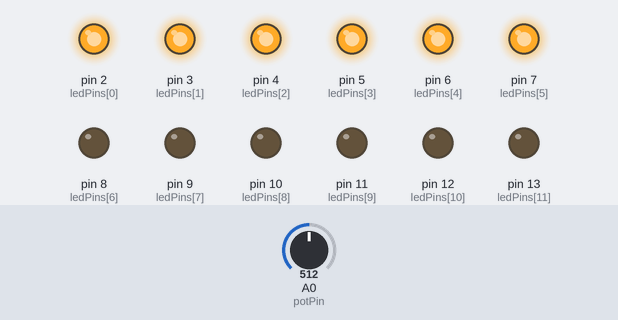
Recording of a sketch running on a simulated Arduino Uno, built with avr-gcc and run on an emulated ATmega328P. Shown: output pins drawn as LEDs (lit = HIGH). The inputs (shaded band) are chosen by the test bench; at power-on: A0 (potPin) = 512. What the sketch prints to the serial monitor is not drawn.

Above: at 1.2 s.
1.3 s: A0 (potPin) set to 578
2.8 s: A0 (potPin) set to 604
At 4.0 s:
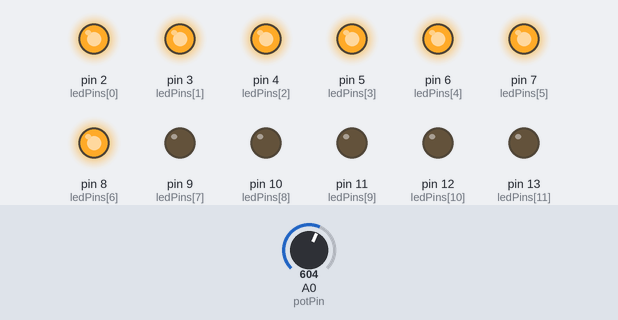
4.3 s: A0 (potPin) set to 511
At 5.5 s:
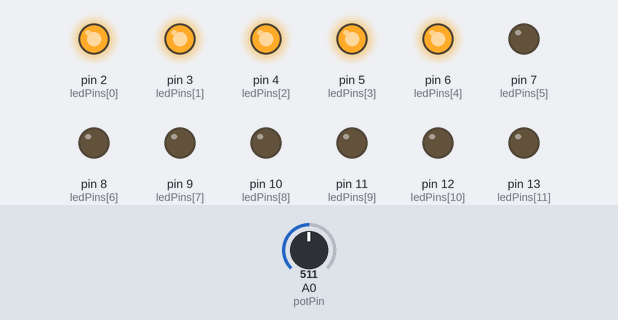
5.8 s: A0 (potPin) set to 436
7.3 s: A0 (potPin) set to 419
At 8.5 s:
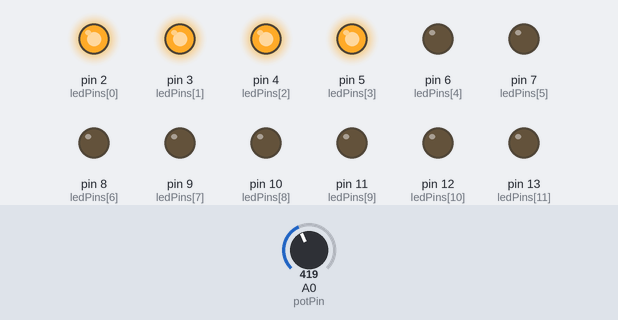
8.8 s: A0 (potPin) set to 306
At 10.0 s:
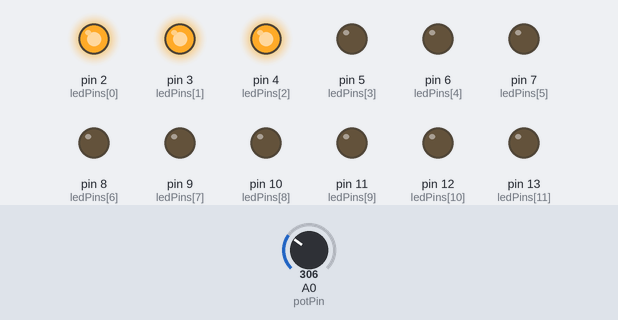
Timing chart, 0 to 11.3 s (numbered marks = the images above; inputs shaded):
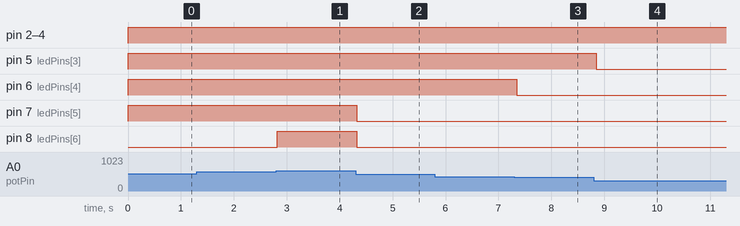

The sketch:

cau_1.ino
```cpp
const int ledPins[] = {2, 3, 4, 5, 6, 7, 8, 9, 10, 11, 12, 13};
const int potPin = A0;

void setup() {
  Serial.begin(9600);  // Bắt đầu giao tiếp Serial
  for (int i = 0; i < 12; i++) {
    pinMode(ledPins[i], OUTPUT);
  }
  pinMode(potPin, INPUT);
}

void loop() {
  int potValue = analogRead(potPin);
  Serial.print("Giá trị biến trở: ");
  Serial.println(potValue);

  int numLeds = map(potValue, 0, 1023, 0, 12);

  for (int i = 0; i < 12; i++) {
    if (i < numLeds) {
      digitalWrite(ledPins[i], HIGH);  // Bật đèn
    } else {
      digitalWrite(ledPins[i], LOW);
    }
  }

  delay(100);
}
```

Measured:
- the behaviour switches between 596 and 597 on A0 (potPin) (found by bisection; images 0 and 1)
- the behaviour switches between 427 and 426 on A0 (potPin) (found by bisection; images 2 and 3)
- after the input at 1.3 s, every drawn part: stays the same
- after the input at 2.8 s, pin 8 (ledPins[6]): LOW → HIGH at once
- after the input at 4.3 s, pin 7 (ledPins[5]), pin 8 (ledPins[6]): HIGH → LOW at once
- after the input at 5.8 s, every drawn part: stays the same
- after the input at 7.3 s, pin 6 (ledPins[4]): HIGH → LOW at once
- after the input at 8.8 s, pin 5 (ledPins[3]): HIGH → LOW after 0.05 s
